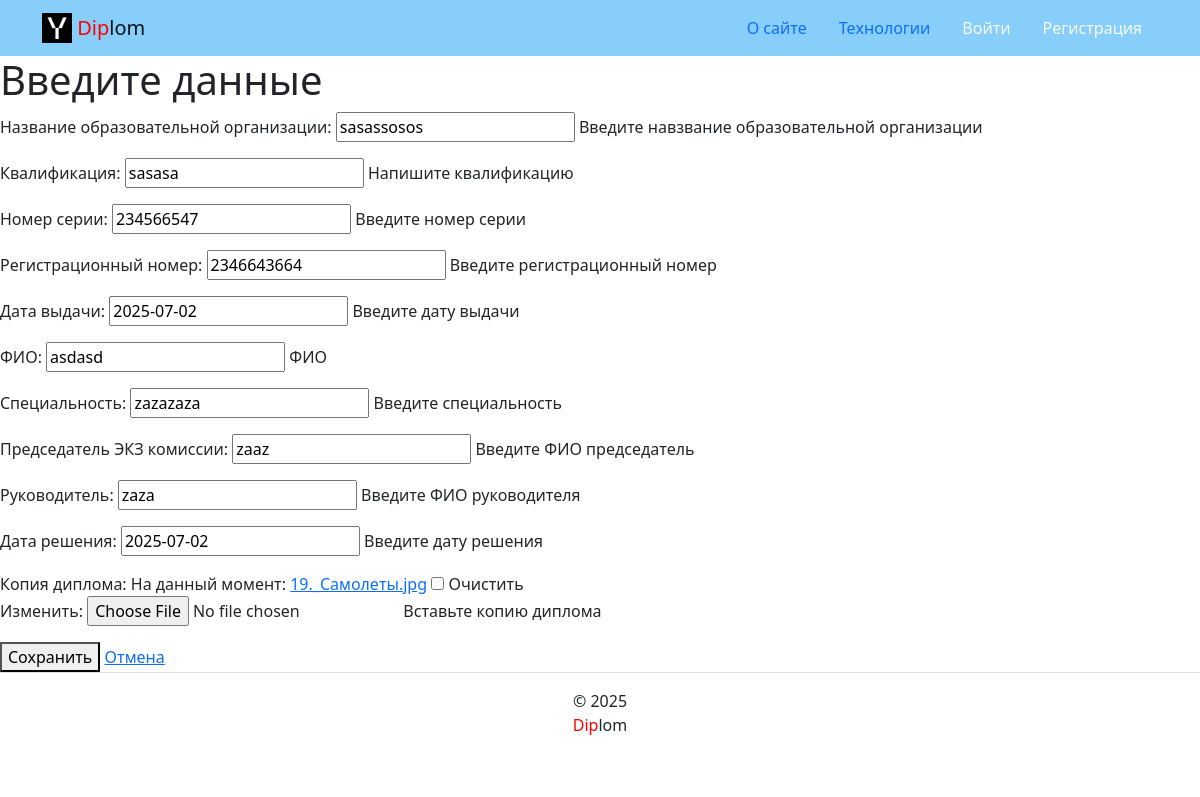
The page /diplom/diplom/1/edit/ on the database its author committed.
### diplom_spo/models.py (models this page shows, shortened)
class Diplom(models.Model):
    org_name = models.CharField(verbose_name="Название образовательной организации",
                                help_text="Введите навзвание образовательной организации",
                                max_length=200,
                                default='Введите данные')
    qualification = models.CharField(max_length=100,
                                     verbose_name="Квалификация",
                                     help_text="Напишите квалификацию",
                                     default='Введите данные')
    ser_number = models.CharField(max_length=15,
                                  verbose_name="Номер серии",
                                  help_text="Введите номер серии",
                                  default='Введите данные')
    reg_number = models.CharField(max_length=10,
                                  verbose_name="Регистрационный номер",
                                  help_text="Введите регистрационный номер",
                                  default='Введите данные')
    grant_date = models.DateField(verbose_name="Дата выдачи",
                                  help_text='Введите дату выдачи',
                                  )
    student_name = models.CharField(max_length=200,
                                    verbose_name="ФИО",
                                    help_text="ФИО",
                                    default='Введите данные')
    speciality = models.CharField(max_length=100,
                                  verbose_name="Специальность",
                                  help_text="Введите специальность",
                                  default='Введите данные')
    supervisor = models.CharField(max_length=200,
                                  verbose_name="Руководитель",
                                  help_text="Введите ФИО руководителя",
                                  default='Введите данные')
    chairman = models.CharField(max_length=200,
                                verbose_name="Председатель ЭКЗ комиссии",
                                help_text="Введите ФИО председатель",
                                default='Введите данные')
    year = models.DateField(verbose_name="Дата решения",
                            help_text="Введите дату решения",
                            )
    copy = models.ImageField(verbose_name="Копия диплома",
                             help_text="Вставьте копию диплома",
                             null=True,
                             blank=True,
                             )
    class Meta:
        ordering = ('year',)
        verbose_name = 'Диплом'
        verbose_name_plural = 'Дипломы'

### diplom_spo/views.py (the view)
# urls.py: path('diplom/<int:pk>/edit/', views.diplom_edit, name='edit'),
def diplom_edit(request, pk):
    diplom = get_object_or_404(Diplom, pk=pk)
    if request.method == 'POST':
        form = DiplomForm(request.POST, instance=diplom)
        if form.is_valid():
            form.save()
            return redirect(reverse('diplom_spo:index'))
        else:
            print(form.errors)
    else:
        form = DiplomForm(instance=diplom)
    return render(request, 'includes/diplom_form.html', {'form': form})

### diplom_spo/forms.py
class DiplomForm(forms.ModelForm):
    class Meta:
        model = Diplom
        fields = ('org_name', 'qualification', 'ser_number', 'reg_number',
                  'grant_date', 'student_name', 'speciality', 'chairman',
                  'supervisor', 'year', 'copy', )

### templates/includes/diplom_form.html (shortened to what this page needs)
{% extends "base.html" %}
{% block content %}
    <div>
        <h1>Введите данные</h1>
        <form method="post" action="">
        {{ form.as_p }}
        <button type="submit">Сохранить</button>
        <a href="{% url 'diplom_spo:index' %}">Отмена</a>
        </form>
      </div>
{% endblock %}

### rows shown on the page
Diplom: org_name "sasassosos", qualification "sasasa", ser_number "234566547", reg_number "2346643664", grant_date "2025-07-02", student_name "asdasd", speciality "zazazaza", chairman "zaaz", supervisor "zaza", year "2025-07-02"

### other values the page prints
{{ 2025 }} "2025"
